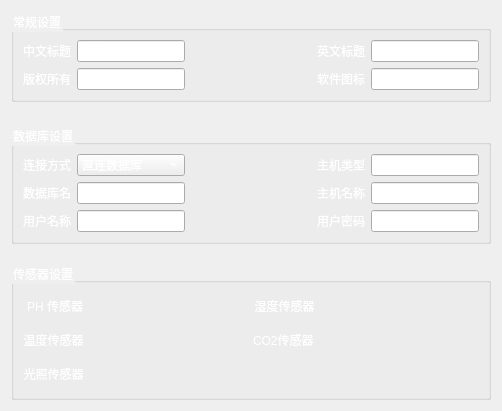
             <widget class="QWidget" name="page">
              <layout class="QHBoxLayout" name="horizontalLayout_41">
               <item>
                <layout class="QVBoxLayout" name="verticalLayout_8" stretch="1,0,1,0,1">
                 <item>
                  <widget class="QGroupBox" name="groupBox">
                   <property name="styleSheet">
                    <string notr="true">color: rgb(255, 255, 255);


</string>
                   </property>
                   <property name="title">
                    <string>常规设置</string>
                   </property>
                   <layout class="QGridLayout" name="gridLayout_2">
                    <item row="0" column="0">
                     <widget class="QLabel" name="label_13">
                      <property name="text">
                       <string>中文标题</string>
                      </property>
                     </widget>
                    </item>
                    <item row="0" column="1">
                     <widget class="QLineEdit" name="lineEdit">
                      <property name="text">
                       <string>智慧温室平台</string>
                      </property>
                      <property name="readOnly">
                       <bool>true</bool>
                      </property>
                     </widget>
                    </item>
                    <item row="0" column="2">
                     <spacer name="horizontalSpacer_4">
                      <property name="orientation">
                       <enum>Qt::Horizontal</enum>
                      </property>
                      <property name="sizeHint" stdset="0">
                       <size>
                        <width>126</width>
                        <height>20</height>
                       </size>
                      </property>
                     </spacer>
                    </item>
                    <item row="0" column="3">
                     <widget class="QLabel" name="label_15">
                      <property name="text">
                       <string>英文标题</string>
                      </property>
                     </widget>
                    </item>
                    <item row="0" column="4">
                     <widget class="QLineEdit" name="lineEdit_2">
                      <property name="text">
                       <string>Smart Agriculture</string>
                      </property>
                      <property name="readOnly">
                       <bool>true</bool>
                      </property>
                     </widget>
                    </item>
                    <item row="1" column="0">
                     <widget class="QLabel" name="label_14">
                      <property name="text">
                       <string>版权所有</string>
                      </property>
                     </widget>
                    </item>
                    <item row="1" column="1">
                     <widget class="QLineEdit" name="lineEdit_3">
                      <property name="text">
                       <string>NJAU 微气候</string>
                      </property>
                      <property name="readOnly">
                       <bool>true</bool>
                      </property>
                     </widget>
                    </item>
                    <item row="1" column="2">
                     <spacer name="horizontalSpacer_5">
                      <property name="orientation">
                       <enum>Qt::Horizontal</enum>
                      </property>
                      <property name="sizeHint" stdset="0">
                       <size>
                        <width>126</width>
                        <height>20</height>
                       </size>
                      </property>
                     </spacer>
                    </item>
                    <item row="1" column="3">
                     <widget class="QLabel" name="label_16">
                      <property name="text">
                       <string>软件图标</string>
                      </property>
                     </widget>
                    </item>
                    <item row="1" column="4">
                     <widget class="QLineEdit" name="lineEdit_4">
                      <property name="readOnly">
                       <bool>true</bool>
                      </property>
                     </widget>
                    </item>
                   </layout>
                  </widget>
                 </item>
                 <item>
                  <spacer name="verticalSpacer_9">
                   <property name="orientation">
                    <enum>Qt::Vertical</enum>
                   </property>
                   <property name="sizeHint" stdset="0">
                    <size>
                     <width>20</width>
                     <height>17</height>
                    </size>
                   </property>
                  </spacer>
                 </item>
                 <item>
                  <widget class="QGroupBox" name="groupBox_2">
                   <property name="styleSheet">
                    <string notr="true">color: rgb(255, 255, 255);</string>
                   </property>
                   <property name="title">
                    <string>数据库设置</string>
                   </property>
                   <layout class="QGridLayout" name="gridLayout">
                    <item row="0" column="0">
                     <widget class="QLabel" name="label_17">
                      <property name="text">
                       <string>连接方式</string>
                      </property>
                     </widget>
                    </item>
                    <item row="0" column="1">
                     <widget class="QComboBox" name="comboBox">
                      <item>
                       <property name="text">
                        <string>直连数据库</string>
                       </property>
                      </item>
                      <item>
                       <property name="text">
                        <string>间接连接</string>
                       </property>
                      </item>
                     </widget>
                    </item>
                    <item row="0" column="2">
                     <spacer name="horizontalSpacer_6">
                      <property name="orientation">
                       <enum>Qt::Horizontal</enum>
                      </property>
                      <property name="sizeHint" stdset="0">
                       <size>
                        <width>126</width>
                        <height>20</height>
                       </size>
                      </property>
                     </spacer>
                    </item>
                    <item row="0" column="3">
                     <widget class="QLabel" name="label_18">
                      <property name="text">
                       <string>主机类型</string>
                      </property>
                     </widget>
                    </item>
                    <item row="0" column="4">
                     <widget class="QLineEdit" name="lineEdit_5"/>
                    </item>
                    <item row="1" column="0">
                     <widget class="QLabel" name="label_20">
                      <property name="text">
                       <string>数据库名</string>
                      </property>
                     </widget>
                    </item>
                    <item row="1" column="1">
                     <widget class="QLineEdit" name="lineEdit_9"/>
                    </item>
                    <item row="1" column="2">
                     <spacer name="horizontalSpacer_7">
                      <property name="orientation">
                       <enum>Qt::Horizontal</enum>
                      </property>
                      <property name="sizeHint" stdset="0">
                       <size>
                        <width>126</width>
                        <height>20</height>
                       </size>
                      </property>
                     </spacer>
                    </item>
                    <item row="1" column="3">
                     <widget class="QLabel" name="label_21">
                      <property name="text">
                       <string>主机名称</string>
                      </property>
                     </widget>
                    </item>
                    <item row="1" column="4">
                     <widget class="QLineEdit" name="lineEdit_6">
                      <property name="text">
                       <string>sx</string>
                      </property>
                     </widget>
                    </item>
                    <item row="2" column="0">
                     <widget class="QLabel" name="label_19">
                      <property name="text">
                       <string>用户名称</string>
                      </property>
                     </widget>
                    </item>
                    <item row="2" column="1">
                     <widget class="QLineEdit" name="lineEdit_8"/>
                    </item>
                    <item row="2" column="2">
                     <spacer name="horizontalSpacer_8">
                      <property name="orientation">
                       <enum>Qt::Horizontal</enum>
                      </property>
                      <property name="sizeHint" stdset="0">
                       <size>
                        <width>126</width>
                        <height>20</height>
                       </size>
                      </property>
                     </spacer>
                    </item>
                    <item row="2" column="3">
                     <widget class="QLabel" name="label_22">
                      <property name="text">
                       <string>用户密码</string>
                      </property>
                     </widget>
                    </item>
                    <item row="2" column="4">
                     <widget class="QLineEdit" name="lineEdit_7"/>
                    </item>
                   </layout>
                  </widget>
                 </item>
                 <item>
                  <spacer name="verticalSpacer_10">
                   <property name="orientation">
                    <enum>Qt::Vertical</enum>
                   </property>
                   <property name="sizeHint" stdset="0">
                    <size>
                     <width>20</width>
                     <height>13</height>
                    </size>
                   </property>
                  </spacer>
                 </item>
                 <item>
                  <widget class="QGroupBox" name="groupBox_3">
                   <property name="styleSheet">
                    <string notr="true">#groupBox_3{color: rgb(255, 255, 255);
	marrign-bottom:5px
}

QLabel{
	color: rgb(255, 255, 255);
	
	font: 12pt &quot;仿宋&quot;;
}
QPushButton{font-family: &quot;Microsoft YaHei&quot;;
font-size: 17px;
font-weight: bold;
color:white;
text-align: center center;
padding-left: 5px;
padding-right: 5px;
padding-top: 4px;
padding-bottom: 4px;
border-style: solid;
border-width: 0px;
border-color: rgba(255, 255, 255, 255);
border-radius: 3px;
background-color: rgba(200, 200, 200,0);}

QPushButton:focus{outline: none;}

QPushButton::pressed{font-family: &quot;Microsoft YaHei&quot;;
                     font-size: 14px;
                     font-weight: bold;
                     color:rgb(200,200,200);
                     text-align: center center;
                     padding-left: 5px;
                     padding-right: 5px;
                     padding-top: 4px;
                     padding-bottom: 4px;
                     border-style: solid;
                     border-width: 0px;
                     border-color: rgba(255, 255, 255, 255);
                     border-radius: 3px;
                     background-color:  #bf513b;}

QPushButton::disabled{font-family: &quot;Microsoft YaHei&quot;;
                     font-size: 14px;
                     font-weight: bold;
                     color:rgb(200,200,200);
                     text-align: center center;
                     padding-left: 5px;
                     padding-right: 5px;
                     padding-top: 4px;
                     padding-bottom: 4px;
                     border-style: solid;
                     border-width: 0px;
                     border-color: rgba(255, 255, 255, 255);
                     border-radius: 3px;
                     background-color:  #bf513b;}
QPushButton::hover {
border-style: solid;
border-width: 0px;
border-radius: 0px;
background-color: rgba(48,148,243,80);}
</string>
                   </property>
                   <property name="title">
                    <string>传感器设置</string>
                   </property>
                   <layout class="QVBoxLayout" name="verticalLayout_7">
                    <item>
                     <layout class="QHBoxLayout" name="horizontalLayout_17">
                      <item>
                       <layout class="QHBoxLayout" name="horizontalLayout_12">
                        <item>
                         <widget class="QLabel" name="label_23">
                          <property name="text">
                           <string> PH 传感器</string>
                          </property>
                          <property name="alignment">
                           <set>Qt::AlignCenter</set>
                          </property>
                         </widget>
                        </item>
                        <item>
                         <widget class="QPushButton" name="pushButton_phchuan">
                          <property name="sizePolicy">
                           <sizepolicy hsizetype="Minimum" vsizetype="Preferred">
                            <horstretch>0</horstretch>
                            <verstretch>0</verstretch>
                           </sizepolicy>
                          </property>
                          <property name="text">
                           <string/>
                          </property>
                          <property name="icon">
                           <iconset resource="img_ui.qrc">
                            <normaloff>:/icon/img_icon/开关 关.png</normaloff>
                            <normalon>:/icon/img_icon/开关 开.png</normalon>
                            <disabledoff>:/icon/img_icon/开关 关.png</disabledoff>
                            <disabledon>:/icon/img_icon/开关 开.png</disabledon>
                            <activeoff>:/icon/img_icon/开关 关.png</activeoff>
                            <activeon>:/icon/img_icon/开关 开.png</activeon>
                            <selectedoff>:/icon/img_icon/开关 关.png</selectedoff>
                            <selectedon>:/icon/img_icon/开关 开.png</selectedon>:/icon/img_icon/开关 关.png</iconset>
                          </property>
                          <property name="iconSize">
                           <size>
                            <width>31</width>
                            <height>23</height>
                           </size>
                          </property>
                          <property name="checkable">
                           <bool>true</bool>
                          </property>
                         </widget>
                        </item>
                       </layout>
                      </item>
                      <item>
                       <spacer name="horizontalSpacer_9">
                        <property name="orientation">
                         <enum>Qt::Horizontal</enum>
                        </property>
                        <property name="sizeHint" stdset="0">
                         <size>
                          <width>40</width>
                          <height>20</height>
                         </size>
                        </property>
                       </spacer>
                      </item>
                      <item>
                       <layout class="QHBoxLayout" name="horizontalLayout_15">
                        <item>
                         <widget class="QLabel" name="label_26">
                          <property name="text">
                           <string>湿度传感器</string>
                          </property>
                          <property name="alignment">
                           <set>Qt::AlignCenter</set>
                          </property>
                         </widget>
                        </item>
                        <item>
                         <widget class="QPushButton" name="pushButton_phchuan_2">
                          <property name="sizePolicy">
                           <sizepolicy hsizetype="Minimum" vsizetype="Preferred">
                            <horstretch>0</horstretch>
                            <verstretch>0</verstretch>
                           </sizepolicy>
                          </property>
                          <property name="text">
                           <string/>
                          </property>
                          <property name="icon">
                           <iconset resource="img_ui.qrc">
                            <normaloff>:/icon/img_icon/开关 关.png</normaloff>
                            <normalon>:/icon/img_icon/开关 开.png</normalon>
                            <disabledoff>:/icon/img_icon/开关 关.png</disabledoff>
                            <disabledon>:/icon/img_icon/开关 开.png</disabledon>
                            <activeoff>:/icon/img_icon/开关 关.png</activeoff>
                            <activeon>:/icon/img_icon/开关 开.png</activeon>
                            <selectedoff>:/icon/img_icon/开关 关.png</selectedoff>
                            <selectedon>:/icon/img_icon/开关 开.png</selectedon>:/icon/img_icon/开关 关.png</iconset>
                          </property>
                          <property name="iconSize">
                           <size>
                            <width>31</width>
                            <height>23</height>
                           </size>
                          </property>
                          <property name="checkable">
                           <bool>true</bool>
                          </property>
                         </widget>
                        </item>
                       </layout>
                      </item>
                      <item>
                       <spacer name="horizontalSpacer_10">
                        <property name="orientation">
                         <enum>Qt::Horizontal</enum>
                        </property>
                        <property name="sizeHint" stdset="0">
                         <size>
                          <width>40</width>
                          <height>20</height>
                         </size>
                        </property>
                       </spacer>
                      </item>
                     </layout>
                    </item>
                    <item>
                     <layout class="QHBoxLayout" name="horizontalLayout_18">
                      <item>
                       <layout class="QHBoxLayout" name="horizontalLayout_13">
                        <item>
                         <widget class="QLabel" name="label_24">
                          <property name="text">
                           <string>温度传感器</string>
                          </property>
                          <property name="alignment">
                           <set>Qt::AlignCenter</set>
                          </property>
                         </widget>
                        </item>
                        <item>
                         <widget class="QPushButton" name="pushButton_phchuan_3">
                          <property name="sizePolicy">
                           <sizepolicy hsizetype="Minimum" vsizetype="Preferred">
                            <horstretch>0</horstretch>
                            <verstretch>0</verstretch>
                           </sizepolicy>
                          </property>
                          <property name="text">
                           <string/>
                          </property>
                          <property name="icon">
                           <iconset resource="img_ui.qrc">
                            <normaloff>:/icon/img_icon/开关 关.png</normaloff>
                            <normalon>:/icon/img_icon/开关 开.png</normalon>
                            <disabledoff>:/icon/img_icon/开关 关.png</disabledoff>
                            <disabledon>:/icon/img_icon/开关 开.png</disabledon>
                            <activeoff>:/icon/img_icon/开关 关.png</activeoff>
                            <activeon>:/icon/img_icon/开关 开.png</activeon>
                            <selectedoff>:/icon/img_icon/开关 关.png</selectedoff>
                            <selectedon>:/icon/img_icon/开关 开.png</selectedon>:/icon/img_icon/开关 关.png</iconset>
                          </property>
                          <property name="iconSize">
                           <size>
                            <width>31</width>
                            <height>23</height>
                           </size>
                          </property>
                          <property name="checkable">
                           <bool>true</bool>
                          </property>
                         </widget>
                        </item>
                       </layout>
                      </item>
                      <item>
                       <spacer name="horizontalSpacer_11">
                        <property name="orientation">
                         <enum>Qt::Horizontal</enum>
                        </property>
                        <property name="sizeHint" stdset="0">
                         <size>
                          <width>40</width>
                          <height>20</height>
                         </size>
                        </property>
                       </spacer>
                      </item>
                      <item>
                       <layout class="QHBoxLayout" name="horizontalLayout_16">
                        <item>
                         <widget class="QLabel" name="label_27">
                          <property name="text">
                           <string>CO2传感器 </string>
                          </property>
                          <property name="alignment">
                           <set>Qt::AlignCenter</set>
                          </property>
                         </widget>
                        </item>
                        <item>
                         <widget class="QPushButton" name="pushButton_phchuan_4">
                          <property name="sizePolicy">
                           <sizepolicy hsizetype="Minimum" vsizetype="Preferred">
                            <horstretch>0</horstretch>
                            <verstretch>0</verstretch>
                           </sizepolicy>
                          </property>
                          <property name="text">
                           <string/>
                          </property>
                          <property name="icon">
                           <iconset resource="img_ui.qrc">
                            <normaloff>:/icon/img_icon/开关 关.png</normaloff>
                            <normalon>:/icon/img_icon/开关 开.png</normalon>
                            <disabledoff>:/icon/img_icon/开关 关.png</disabledoff>
                            <disabledon>:/icon/img_icon/开关 开.png</disabledon>
                            <activeoff>:/icon/img_icon/开关 关.png</activeoff>
                            <activeon>:/icon/img_icon/开关 开.png</activeon>
                            <selectedoff>:/icon/img_icon/开关 关.png</selectedoff>
                            <selectedon>:/icon/img_icon/开关 开.png</selectedon>:/icon/img_icon/开关 关.png</iconset>
                          </property>
                          <property name="iconSize">
                           <size>
                            <width>31</width>
                            <height>23</height>
                           </size>
                          </property>
                          <property name="checkable">
                           <bool>true</bool>
                          </property>
                         </widget>
                        </item>
                       </layout>
                      </item>
                      <item>
                       <spacer name="horizontalSpacer_12">
                        <property name="orientation">
                         <enum>Qt::Horizontal</enum>
                        </property>
                        <property name="sizeHint" stdset="0">
                         <size>
                          <width>40</width>
                          <height>20</height>
                         </size>
                        </property>
                       </spacer>
                      </item>
                     </layout>
                    </item>
                    <item>
                     <layout class="QHBoxLayout" name="horizontalLayout_19">
                      <item>
                       <layout class="QHBoxLayout" name="horizontalLayout_14">
                        <item>
                         <widget class="QLabel" name="label_25">
                          <property name="text">
                           <string>光照传感器</string>
                          </property>
                          <property name="alignment">
                           <set>Qt::AlignCenter</set>
                          </property>
                         </widget>
                        </item>
                        <item>
                         <widget class="QPushButton" name="pushButton_phchuan_5">
                          <property name="sizePolicy">
                           <sizepolicy hsizetype="Minimum" vsizetype="Preferred">
                            <horstretch>0</horstretch>
                            <verstretch>0</verstretch>
                           </sizepolicy>
                          </property>
                          <property name="text">
                           <string/>
                          </property>
                          <property name="icon">
                           <iconset resource="img_ui.qrc">
                            <normaloff>:/icon/img_icon/开关 关.png</normaloff>
                            <normalon>:/icon/img_icon/开关 开.png</normalon>
                            <disabledoff>:/icon/img_icon/开关 关.png</disabledoff>
                            <disabledon>:/icon/img_icon/开关 开.png</disabledon>
                            <activeoff>:/icon/img_icon/开关 关.png</activeoff>
                            <activeon>:/icon/img_icon/开关 开.png</activeon>
                            <selectedoff>:/icon/img_icon/开关 关.png</selectedoff>
                            <selectedon>:/icon/img_icon/开关 开.png</selectedon>:/icon/img_icon/开关 关.png</iconset>
                          </property>
                          <property name="iconSize">
                           <size>
                            <width>31</width>
                            <height>23</height>
                           </size>
                          </property>
                          <property name="checkable">
                           <bool>true</bool>
                          </property>
                         </widget>
                        </item>
                       </layout>
                      </item>
                      <item>
                       <spacer name="horizontalSpacer_13">
                        <property name="orientation">
                         <enum>Qt::Horizontal</enum>
                        </property>
                        <property name="sizeHint" stdset="0">
                         <size>
                          <width>40</width>
                          <height>20</height>
                         </size>
                        </property>
                       </spacer>
                      </item>
                     </layout>
                    </item>
                   </layout>
                  </widget>
                 </item>
                </layout>
               </item>
              </layout>
             </widget>
